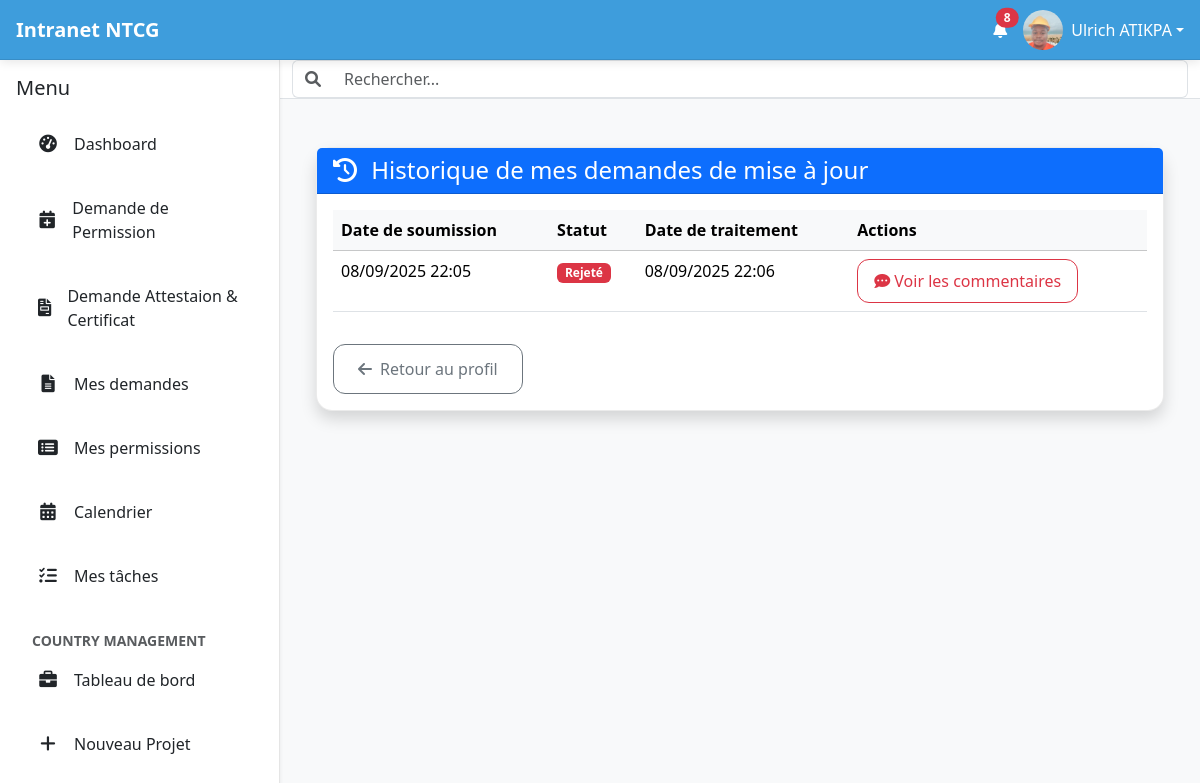
/my-profile-updates/ (signed in), run on the app's committed database.
### intranet/models.py (models this page shows, shortened)
class User(AbstractUser):
    date_de_naissance = models.DateField(null=True, blank=True)
    nationalite = CountryField(blank=True)
    pays_de_naissance = CountryField(blank=True)
    type_sanguin = models.CharField(max_length=5, blank=True)
    adresse = models.CharField(max_length=255, blank=True)
    telephone_personnel = models.CharField(max_length=20, blank=True)
    piece_type = models.ForeignKey(PieceType, on_delete=models.SET_NULL, null=True, blank=True, verbose_name="Type de pièce d'identité")
    piece_number = models.CharField(max_length=100, blank=True, verbose_name="Numéro de la pièce d'identité")
    personal_email = models.EmailField(blank=True, null=True, verbose_name="Email personnel")
    emergency_contact_name = models.CharField(max_length=255, blank=True, verbose_name="Nom et prénom du contact d'urgence")
    emergency_contact_phone = models.CharField(max_length=20, blank=True, verbose_name="Téléphone du contact d'urgence")
    allergies = models.TextField(blank=True)
    maladies_chroniques = models.TextField(blank=True)
    medicaments = models.TextField(blank=True)
    job_role = models.ForeignKey(JobRole, on_delete=models.SET_NULL, null=True, blank=True)
    departement = models.ForeignKey(Department, on_delete=models.SET_NULL, null=True, blank=True)
    date_embauche = models.DateField(null=True, blank=True)
    professional_email = models.EmailField(blank=True, null=True, verbose_name="Email professionnel")
    contract_type = models.ForeignKey(ContractType, on_delete=models.SET_NULL, null=True, blank=True, verbose_name="Type de contrat")
    isignum = models.CharField(max_length=100, blank=True, verbose_name="Numéro Isignum")
    eritop_id = models.CharField(max_length=100, blank=True, verbose_name="ID Eritop")
    country = models.ForeignKey(Country, on_delete=models.SET_NULL, null=True, blank=True, verbose_name="Pays de l'employé")
    managed_countries = models.ManyToManyField(Country, related_name='managers', blank=True, verbose_name="Pays gérés")
    bank_info = models.ForeignKey(BankInfo, on_delete=models.SET_NULL, null=True, blank=True, verbose_name="Nom de la banque")
    bank_account_number = models.CharField(max_length=50, blank=True, verbose_name="Numéro de compte bancaire")
    cnss = models.CharField(max_length=50, verbose_name="Numéro CNSS/Sécurité Sociale", blank=True)
    dependants = models.TextField(blank=True)
    employee_id = models.CharField(max_length=100, unique=True, blank=True, verbose_name="Numéro de matricule")
    photo_profil = models.ImageField(upload_to='photos_profils/', null=True, blank=True)
    class Meta:
        ordering = ['last_name', 'first_name']
        indexes = [
            models.Index(fields=['last_name', 'first_name']),
            models.Index(fields=['is_active']),
            models.Index(fields=['departement']),
            models.Index(fields=['country']),
            models.Index(fields=['email']),
            models.Index(fields=['is_active', 'country']),
        ]

class ProfileUpdate(models.Model):
    STATUS_CHOICES = [
        ('pending', 'En attente'),
        ('approved', 'Approuvé'),
        ('rejected', 'Rejeté'),
    ]
    user = models.ForeignKey(settings.AUTH_USER_MODEL, on_delete=models.CASCADE, related_name='profile_updates')
    updated_fields = models.JSONField(verbose_name="Champs mis à jour", default=dict)
    photo_profil = models.ImageField(upload_to='photos_profils_updates/', null=True, blank=True)
    date_de_naissance = models.DateField(null=True, blank=True)
    nationalite = CountryField(blank=True)  # Utilise CountryField
    pays_de_naissance = CountryField(blank=True)  # Utilise CountryField
    type_sanguin = models.CharField(max_length=5, blank=True)
    adresse = models.CharField(max_length=255, blank=True)
    telephone_personnel = models.CharField(max_length=20, blank=True)
    piece_type = models.ForeignKey(PieceType, on_delete=models.SET_NULL, null=True, blank=True, verbose_name="Type de pièce d'identité")
    piece_number = models.CharField(max_length=100, blank=True, verbose_name="Numéro de la pièce d'identité")
    personal_email = models.EmailField(blank=True, null=True, verbose_name="Email personnel")
    emergency_contact_name = models.CharField(max_length=255, blank=True, verbose_name="Nom et prénom du contact d'urgence")
    emergency_contact_phone = models.CharField(max_length=20, blank=True, verbose_name="Téléphone du contact d'urgence")
    allergies = models.TextField(blank=True)
    maladies_chroniques = models.TextField(blank=True)
    medicaments = models.TextField(blank=True)
    job_role = models.ForeignKey(JobRole, on_delete=models.SET_NULL, null=True, blank=True)
    departement = models.ForeignKey(Department, on_delete=models.SET_NULL, null=True, blank=True)
    date_embauche = models.DateField(null=True, blank=True)
    professional_email = models.EmailField(blank=True, null=True, verbose_name="Email professionnel")
    contract_type = models.ForeignKey(ContractType, on_delete=models.SET_NULL, null=True, blank=True, verbose_name="Type de contrat")
    isignum = models.CharField(max_length=100, blank=True, verbose_name="Numéro Isignum")
    eritop_id = models.CharField(max_length=100, blank=True, verbose_name="ID Eritop")
    bank_info = models.ForeignKey(BankInfo, on_delete=models.SET_NULL, null=True, blank=True, verbose_name="Nom de la banque")
    bank_account_number = models.CharField(max_length=50, blank=True, verbose_name="Numéro de compte bancaire")
    cnss = models.CharField(max_length=50, verbose_name="Numéro CNSS/Sécurité Sociale", blank=True)
    dependants = models.TextField(blank=True)
    status = models.CharField(max_length=10, choices=STATUS_CHOICES, default='pending')
    submitted_at = models.DateTimeField(auto_now_add=True)
    approved_at = models.DateTimeField(null=True, blank=True)
    rejection_reason = models.TextField(blank=True, null=True)
    rejection_comments = models.JSONField(default=dict, blank=True, verbose_name="Commentaires de rejet")

### intranet/views.py (the view)
# urls.py: path('my-profile-updates/', views.my_profile_updates, name='my_profile_updates'),
def my_profile_updates(request):
    updates = ProfileUpdate.objects.filter(user=request.user).order_by('-submitted_at')
    context = {
        'updates': updates,
        'title': 'Mes demandes de mise à jour'
    }
    return render(request, 'intranet/my_profile_updates.html', context)

### templates/intranet/my_profile_updates.html (shortened to what this page needs)
{% extends "intranet/base.html" %}
{% block content %}
<div class="container mt-4">
    <div class="card shadow">
        <div class="card-header bg-primary text-white">
            <h4 class="mb-0">
                <i class="fas fa-history me-2"></i>
                Historique de mes demandes de mise à jour
            </h4>
        </div>
        <div class="card-body">
            {% if updates %}
            <div class="table-responsive">
                <table class="table table-hover">
                    <thead class="table-light">
                        <tr>
                            <th>Date de soumission</th>
                            <th>Statut</th>
                            <th>Date de traitement</th>
                            <th>Actions</th>
                        </tr>
                    </thead>
                    <tbody>
                        {% for update in updates %}
                        <tr>
                            <td>{{ update.submitted_at|date:"d/m/Y H:i" }}</td>
                            <td>
                                <span class="badge bg-{% if update.status == 'approved' %}success{% elif update.status == 'rejected' %}danger{% else %}warning{% endif %}">
                                    {{ update.get_status_display }}
                                </span>
                            </td>
                            <td>
                                {% if update.approved_at %}
                                    {{ update.approved_at|date:"d/m/Y H:i" }}
                                {% else %}
                                    <span class="text-muted">En attente</span>
                                {% endif %}
                            </td>
                            <td>
                                {% if update.status == 'rejected' and update.rejection_comments %}
                                <a href="{% url 'view_rejected_update' update.id %}" class="btn btn-sm btn-outline-danger">
                                    <i class="fas fa-comment-dots me-1"></i> Voir les commentaires
                                </a>
                                {% elif update.status == 'approved' %}
                                <span class="text-success">
                                    <i class="fas fa-check-circle me-1"></i> Appliqué
                                </span>
                                {% else %}
                                <span class="text-muted">En cours de traitement</span>
                                {% endif %}
                            </td>
                        </tr>
                        {% endfor %}
                    </tbody>
                </table>
            </div>
            {% endif %}
            <div class="mt-3">
                <a href="{% url 'my_profile' %}" class="btn btn-outline-secondary">
                    <i class="fas fa-arrow-left me-2"></i> Retour au profil
                </a>
            </div>
        </div>
    </div>
</div>
{% endblock %}

### templates/intranet/base.html (shortened to what this page needs)
{% load static intranet_tags %}
<!doctype html>
<html lang="fr">
<head>
    <link rel="stylesheet" href="https://cdn.jsdelivr.net/npm/bootstrap@5.3.3/dist/css/bootstrap.min.css"
          media="print" onload="this.media='all'">
    <link rel="stylesheet" href="https://cdnjs.cloudflare.com/ajax/libs/font-awesome/6.0.0-beta3/css/all.min.css">
    <link rel="stylesheet" type="text/css" href="https://cdn.datatables.net/2.0.8/css/dataTables.dataTables.css">
</head>
<body>
    <header id="top-header" class="d-flex justify-content-between align-items-center">
        <div class="d-flex align-items-center">
            <a href="{% url 'home_view' %}" class="text-decoration-none text-white d-flex align-items-center">
                <span class="fs-5 fw-bold">Intranet NTCG</span>
            </a>
        </div>
        <div class="d-flex align-items-center">
            <a href="{% url 'notifications' %}" class="text-white me-3 position-relative touch-feedback"
                data-bs-toggle="tooltip" data-bs-placement="bottom" title="Notifications" aria-label="Notifications">
                <i class="fas fa-bell"></i>
                {% if unread_notifications_count > 0 %}
                <span class="position-absolute top-0 start-100 translate-middle badge rounded-pill bg-danger notification-count">
                    {{ unread_notifications_count }}
                </span>
                {% endif %}
            </a>
            <div class="dropdown">
                <a class="text-white d-flex align-items-center text-decoration-none dropdown-toggle touch-feedback" href="#"
                    id="profileDropdown" role="button" data-bs-toggle="dropdown" aria-expanded="false"
                    aria-label="Menu profil">
                    <img src="{% if user.photo_profil %}{{ user.photo_profil.url }}{% else %}{% static 'images/default_profile.png' %}{% endif %}"
                         alt="Avatar de {{ user.get_full_name|default:user.username }}"
                         class="rounded-circle me-2" width="40" height="40" style="object-fit: cover;">
                    <span class="d-none d-sm-inline">{{ user.get_full_name|default:user.username }}</span>
                </a>
            </div>
        </div>
    </header>
    <div id="main-wrapper">
        <nav id="sidebar" class="shadow-sm" aria-label="Menu principal">
            <div class="p-3">
                <div class="d-flex justify-content-between align-items-center mb-3">
                    <h5 class="mb-0">Menu</h5>
                </div>
                <ul class="nav nav-pills flex-column mb-auto" id="sidebar-nav-links">
                   <li class="nav-item">
                        <a href="{% url 'dashboard' %}" class="nav-link {% if request.resolver_match.url_name == 'home_view' %}active{% endif %} touch-feedback">
                            <i class="fas fa-tachometer-alt"></i> Dashboard
                        </a>
                    </li>
                    <li class="nav-item">
                        <a class="nav-link touch-feedback" href="{% url 'submit_leave_request' %}">
                            <i class="fas fa-calendar-plus"></i>
                            <span>Demande de Permission</span>
                        </a>
                    </li>
                    <li class="nav-item">
                        <a class="nav-link touch-feedback" href="{% url 'request_document' %}">
                            <i class="fas fa-file-invoice"></i> Demande Attestaion & Certificat
                        </a>
                    </li>
                    <li class="nav-item">
                        <a class="nav-link touch-feedback" href="{% url 'my_document_requests' %}">
                            <i class="fas fa-file-alt"></i> Mes demandes
                        </a>
                    </li>
                    <li class="nav-item">
                        <a class="nav-link touch-feedback" href="{% url 'my_leave_requests' %}">
                            <i class="fas fa-list-alt"></i>
                            <span>Mes permissions</span>
                        </a>
                    </li>
                    {% if user.is_authenticated %}
                    <li class="nav-item">
                        <a href="#" class="nav-link touch-feedback">
                            <i class="fas fa-calendar-alt"></i> Calendrier
                        </a>
                    </li>
                    <li class="nav-item">
                        <a href="#" class="nav-link touch-feedback">
                            <i class="fas fa-tasks"></i> Mes tâches
                        </a>
                    </li>
                    {% endif %}
                    {% if request.user|has_group:"Country Manager" %}
                    <li class="nav-item mt-3">
                        <small class="text-muted px-3"><strong>COUNTRY MANAGEMENT</strong></small>
                    </li>
                    <li class="nav-item">
                        <a href="{% url 'project_dashboard' %}" class="nav-link {% if request.resolver_match.url_name == 'project_dashboard' %}active{% endif %} touch-feedback">
                            <i class="fas fa-briefcase"></i> Tableau de bord
                        </a>
                    </li>
                    <li class="nav-item">
                        <a href="{% url 'create_project' %}" class="nav-link {% if request.resolver_match.url_name == 'create_project' %}active{% endif %} touch-feedback">
                            <i class="fas fa-plus"></i> Nouveau Projet
                        </a>
                    </li>
                    {% endif %}
                </ul>
            </div>
        </nav>
        <div id="content-area">
            <nav id="top-navbar" class="bg-white border-bottom">
                <div class="container-fluid">
                    <form class="d-flex w-100">
                        <div class="input-group">
                            <span class="input-group-text bg-white border-end-0">
                                <i class="fas fa-search text-muted"></i>
                            </span>
                            <input class="form-control border-start-0" type="search"
                                   placeholder="Rechercher..." aria-label="Search" id="global-search"
                                   style="font-size: 16px;">
                        </div>
                    </form>
                </div>
            </nav>
            <main id="main-content" class="p-3 p-lg-4">
                {% block content %}
                {% endblock %}
            </main>
        </div>
    </div>
</body>
</html>

### data on the page
User: photo_profil (picture), get_full_name "Ulrich ATIKPA"
ProfileUpdate: submitted_at "08/09/2025 22:05", status "Rejeté", approved_at "08/09/2025 22:06", shows "Voir les commentaires"

### other printed values
{{ unread_notifications_count }} "8"
